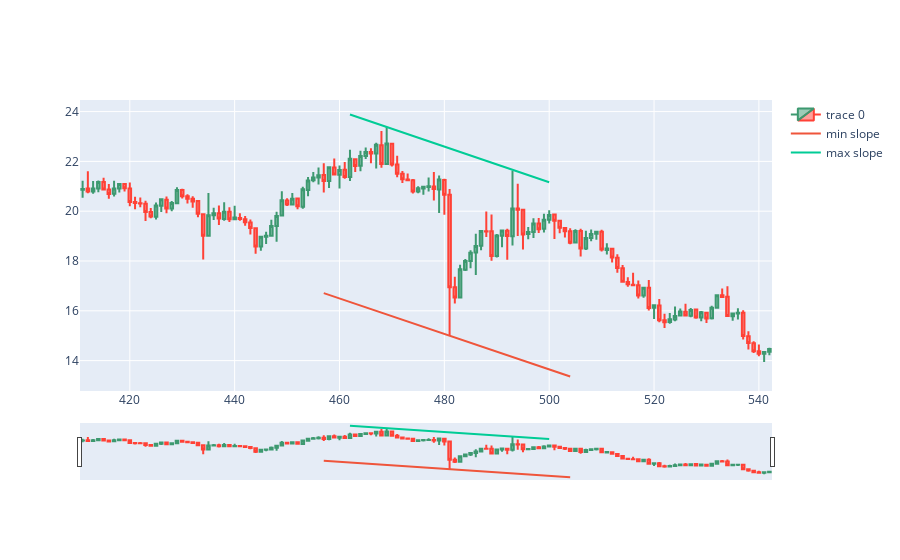

The cell this chart's notebook holds for it:
### Markdown cell above
# backcandles time window more dynamic

### Code cell
import numpy as np
from matplotlib import pyplot
backcandles= 40 # 6*8
brange = 10 # backcandles//4 #should be less than backcandles
wind = 6

candleid = 500

optbackcandles= backcandles
sldiff = 999

for r1 in range(backcandles-brange, backcandles+brange):
    maxim = np.array([])
    minim = np.array([])
    xxmin = np.array([])
    xxmax = np.array([])
    for i in range(candleid-r1, candleid+1, wind):
        minim = np.append(minim, df.Low.iloc[i:i+wind].min())
        xxmin = np.append(xxmin, df.Low.iloc[i:i+wind].idxmin())
    for i in range(candleid-r1, candleid+1, wind):
        maxim = np.append(maxim, df.High.loc[i:i+wind].max())
        xxmax = np.append(xxmax, df.High.iloc[i:i+wind].idxmax())
    slmin, intercmin = np.polyfit(xxmin, minim,1)
    slmax, intercmax = np.polyfit(xxmax, maxim,1)
    
    if(abs(slmin-slmax)<sldiff):
        sldiff = abs(slmin-slmax)
        optbackcandles=r1
        slminopt = slmin
        slmaxopt = slmax
        intercminopt = intercmin
        intercmaxopt = intercmax
        maximopt = maxim.copy()
        minimopt = minim.copy()
        xxminopt = xxmin.copy()
        xxmaxopt = xxmax.copy()

        print(optbackcandles)
dfpl = df[candleid-wind-optbackcandles-backcandles:candleid+optbackcandles]  
fig = go.Figure(data=[go.Candlestick(x=dfpl.index,
                open=dfpl['Open'],
                high=dfpl['High'],
                low=dfpl['Low'],
                close=dfpl['Close'])])

adjintercmax = (df.High.iloc[xxmaxopt] - slmaxopt*xxmaxopt).max()
adjintercmin = (df.Low.iloc[xxminopt] - slminopt*xxminopt).min()
fig.add_trace(go.Scatter(x=xxminopt, y=slminopt*xxminopt + adjintercmin, mode='lines', name='min slope'))
fig.add_trace(go.Scatter(x=xxmaxopt, y=slmaxopt*xxmaxopt + adjintercmax, mode='lines', name='max slope'))
fig.show()

### Figure 1 — Plotly figure (JSON) as saved in the notebook; plotly's stock layout.template omitted (floating-point values rounded to 4 significant figures; data arrays with more than 128 entries replaced by an {"elided": "..."} marker saying what was removed)
{"data": [{"close": {"elided": "132 float values"}, "high": {"elided": "132 float values"}, "low": {"elided": "132 float values"}, "open": {"elided": "132 float values"}, "type": "candlestick", "x": {"elided": "132 int values"}}, {"mode": "lines", "name": "min slope", "type": "scatter", "x": [457, 463, 474, 480, 481, 489, 495, 504], "y": [16.71, 16.28, 15.5, 15.07, 15, 14.43, 14.0, 13.36]}, {"mode": "lines", "name": "max slope", "type": "scatter", "x": [462, 468, 469, 478, 481, 488, 493, 500], "y": [23.88, 23.45, 23.38, 22.74, 22.52, 22.02, 21.66, 21.16]}], "layout": {}}
